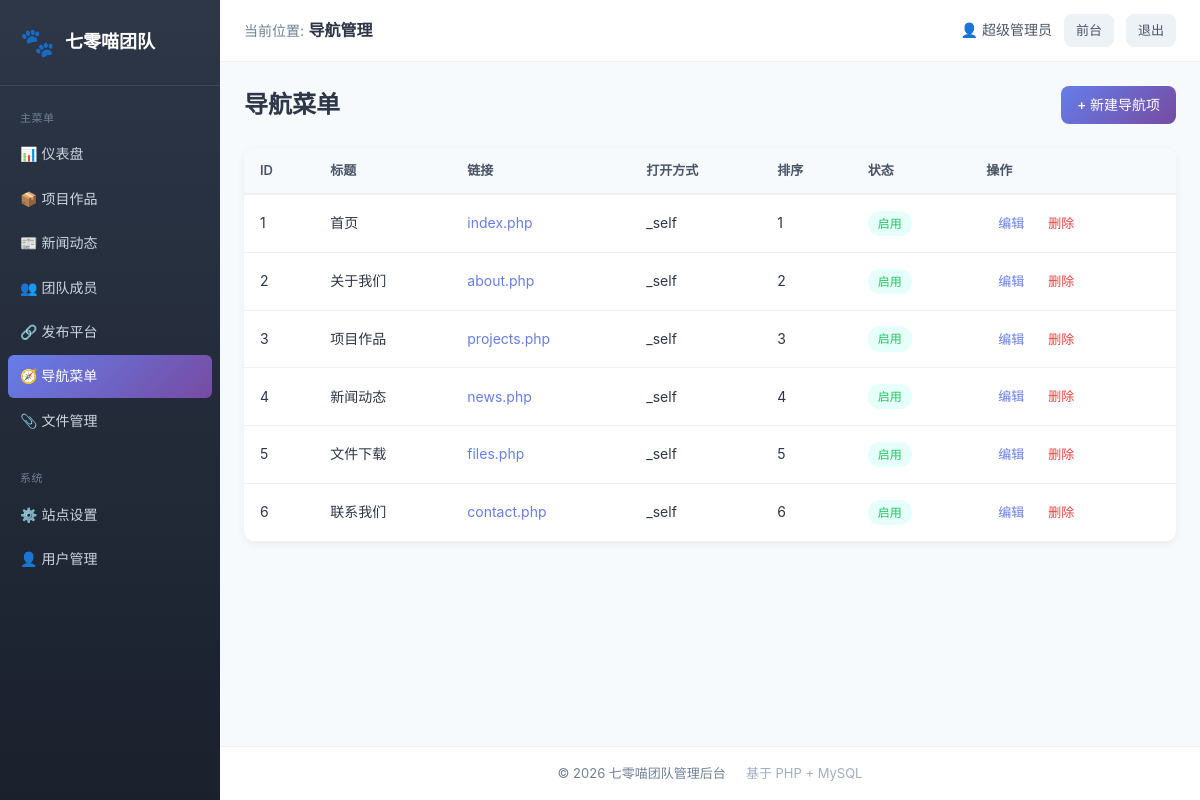
Screenshot of /admin/navigation.php (signed in) with the database file from the repository.
### tables this page shows
CREATE TABLE navigation (
  id int(11) NOT NULL AUTO_INCREMENT,
  title varchar(100) NOT NULL,
  url varchar(255) NOT NULL,
  target varchar(20) DEFAULT '_self',
  sort_order int(11) NOT NULL DEFAULT '0',
  status tinyint(1) NOT NULL DEFAULT '1',
  created_at datetime NOT NULL DEFAULT CURRENT_TIMESTAMP,
  updated_at datetime NOT NULL DEFAULT CURRENT_TIMESTAMP ON UPDATE CURRENT_TIMESTAMP,
  PRIMARY KEY (id)
);

### core/Db.php (called while the page is built, shortened)
<?php
class Db {
    private static $pdo = null;
    public static function conn() {
        if (self::$pdo === null) {
            try {
                $dsn = 'mysql:host=' . DB_HOST . ';port=' . DB_PORT . ';dbname=' . DB_NAME . ';charset=' . DB_CHARSET;
                self::$pdo = new PDO($dsn, DB_USER, DB_PASS, [
                    PDO::ATTR_ERRMODE => PDO::ERRMODE_EXCEPTION,
                    PDO::ATTR_DEFAULT_FETCH_MODE => PDO::FETCH_ASSOC,
                    PDO::ATTR_EMULATE_PREPARES => false,
                ]);
            } catch (PDOException $e) {
                throw new Exception('Database Connect Error: ' . $e->getMessage());
            }
        }
        return self::$pdo;
    }
    public static function query($sql, $params = []) {
        $stmt = self::conn()->prepare($sql);
        $stmt->execute($params);
        return $stmt;
    }
    public static function fetchAll($sql, $params = []) {
        return self::query($sql, $params)->fetchAll();
    }
}

### admin/navigation.php (the view, shortened to what this page needs)
<?php
$action = $_GET['action'] ?? '';
$id = (int)($_GET['id'] ?? 0);
$item = null;
$list = Db::fetchAll('SELECT * FROM navigation ORDER BY sort_order ASC, id DESC');
?>
<?php include 'admin-header.php'; ?>
<div class="admin-page-title"><h1>导航菜单</h1><div><a href="navigation.php?action=edit" class="btn btn-primary">+ 新建导航项</a></div></div>
<?php if ($action === 'edit' || $id > 0): ?>
<div class="card">
  <form method="post" class="form-vertical">
    <div class="form-row">
      <div class="form-group"><label>菜单标题 *</label><input type="text" name="title" class="form-input" value="<?php echo htmlspecialchars($item['title'] ?? '', ENT_QUOTES, 'UTF-8'); ?>" required></div>
      <div class="form-group"><label>链接地址 *</label><input type="text" name="url" class="form-input" value="<?php echo htmlspecialchars($item['url'] ?? '', ENT_QUOTES, 'UTF-8'); ?>" required placeholder="index.php 或 https://example.com"></div>
    </div>
    <div class="form-row">
      <div class="form-group"><label>打开方式</label><select name="target" class="form-input"><option value="_self" <?php echo ($item['target'] ?? '_self') === '_self' ? 'selected' : ''; ?>>当前窗口</option><option value="_blank" <?php echo ($item['target'] ?? '_self') === '_blank' ? 'selected' : ''; ?>>新窗口</option></select></div>
      <div class="form-group"><label>排序</label><input type="number" name="sort_order" class="form-input" value="<?php echo $item['sort_order'] ?? 0; ?>"></div>
      <div class="form-group"><label>状态</label><select name="status" class="form-input"><option value="1" <?php echo ($item['status'] ?? 1) == 1 ? 'selected' : ''; ?>>启用</option><option value="0" <?php echo ($item['status'] ?? 1) == 0 ? 'selected' : ''; ?>>停用</option></select></div>
    </div>
    <div class="form-actions"><button type="submit" class="btn btn-primary">保存</button><a href="navigation.php" class="btn btn-secondary">取消</a></div>
  </form>
</div>
<?php else: ?>
<div class="card">
  <table class="admin-table">
    <thead><tr><th>ID</th><th>标题</th><th>链接</th><th>打开方式</th><th>排序</th><th>状态</th><th>操作</th></tr></thead>
    <tbody>
      <?php foreach ($list as $row): ?>
      <tr>
        <td><?php echo $row['id']; ?></td>
        <td><?php echo htmlspecialchars($row['title'], ENT_QUOTES, 'UTF-8'); ?></td>
        <td style="color:#667eea;"><?php echo htmlspecialchars($row['url'], ENT_QUOTES, 'UTF-8'); ?></td>
        <td><?php echo htmlspecialchars($row['target'], ENT_QUOTES, 'UTF-8'); ?></td>
        <td><?php echo $row['sort_order']; ?></td>
        <td><?php echo $row['status'] ? '<span class="badge badge-active">启用</span>' : '<span class="badge badge-inactive">停用</span>'; ?></td>
        <td><a href="navigation.php?action=edit&id=<?php echo $row['id']; ?>" class="btn btn-sm btn-link">编辑</a><a href="navigation.php?action=delete&id=<?php echo $row['id']; ?>" class="btn btn-sm btn-danger" onclick="return confirm('确定删除?');">删除</a></td>
      </tr>
      <?php endforeach; ?>
    </tbody>
  </table>
</div>
<?php endif; ?>
<?php include 'admin-footer.php'; ?>

### admin/admin.css (style rules this page uses)
body.admin-body { font-family: -apple-system, 'PingFang SC', 'Microsoft YaHei', sans-serif; background: #f7fafc; color: #2d3748; line-height: 1.6; min-height: 100vh; }
a { color: #667eea; text-decoration: none; }
.admin-page-title { display: flex; justify-content: space-between; align-items: center; margin-bottom: 24px; }
.admin-page-title h1 { font-size: 24px; color: #2d3748; font-weight: 600; }
.card { background: #fff; border-radius: 12px; overflow: hidden; box-shadow: 0 2px 8px rgba(0,0,0,0.06); margin-bottom: 20px; }
.admin-table { width: 100%; border-collapse: collapse; }
.admin-table th { background: #f7fafc; color: #4a5568; padding: 12px 16px; text-align: left; font-weight: 600; font-size: 13px; border-bottom: 2px solid #edf2f7; }
.admin-table td { padding: 12px 16px; border-bottom: 1px solid #edf2f7; font-size: 14px; color: #2d3748; }
.badge { display: inline-block; padding: 3px 10px; border-radius: 12px; font-size: 12px; font-weight: 500; }
.badge-active { background: #e6fffa; color: #22c55e; }
.btn { display: inline-block; padding: 8px 16px; border-radius: 8px; font-size: 14px; cursor: pointer; border: none; font-family: inherit; transition: all 0.2s; font-weight: 500; }
.btn-primary { background: linear-gradient(135deg, #667eea, #764ba2); color: #fff; }
.btn-sm { padding: 6px 12px; font-size: 13px; }
.btn-link { color: #667eea; background: transparent; }
.btn-danger { color: #ef4444; background: transparent; }

### rows the page displays
navigation: id "1", title "首页", url "index.php", target "_self", sort_order "1", status "启用"
navigation: id "2", title "关于我们", url "about.php", target "_self", sort_order "2", status "启用"
navigation: id "3", title "项目作品", url "projects.php", target "_self", sort_order "3", status "启用"
navigation: id "4", title "新闻动态", url "news.php", target "_self", sort_order "4", status "启用"
navigation: id "5", title "文件下载", url "files.php", target "_self", sort_order "5", status "启用"
navigation: id "6", title "联系我们", url "contact.php", target "_self", sort_order "6", status "启用"

### other values shown
$pageTitle "导航管理"
Auth::nickname() ?: Auth::username() "超级管理员"
